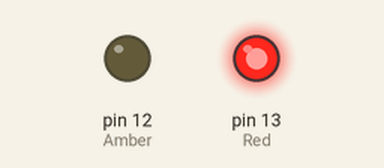
This sketch was run on a simulated Arduino Uno, built with avr-gcc and run on an emulated ATmega328P. Shown: output pins drawn as LEDs (lit = HIGH).

Above: at 0.5 s.
At 2.5 s:
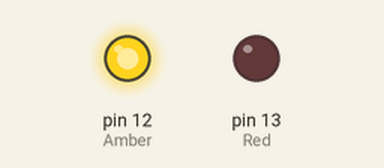
At 3.5 s:
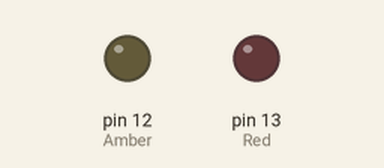
Timing chart, 0 to 5.2 s (numbered marks = the images above):
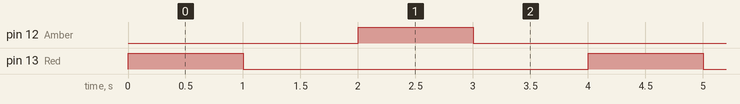

The sketch:

TrafficLightsBlinkThrice.ino
```cpp
int Red = 13;
int Amber=12;

void setup(){
  pinMode (Red, OUTPUT);
  pinMode (Amber, OUTPUT);

}
void loop(){
  digitalWrite(Red, HIGH);
  delay(1000);
  digitalWrite(Red, LOW);
  delay(1000);

  digitalWrite(Amber, HIGH);
  delay(1000);
  digitalWrite(Amber, LOW);
  delay(1000);

  }
```

Measured:
- by itself, pin 12 (Amber), pin 13 (Red): alternates HIGH for 1.0 s and LOW for 3.0 s
- by itself, everything shown: repeats every 4.0 s, in 4 steps
